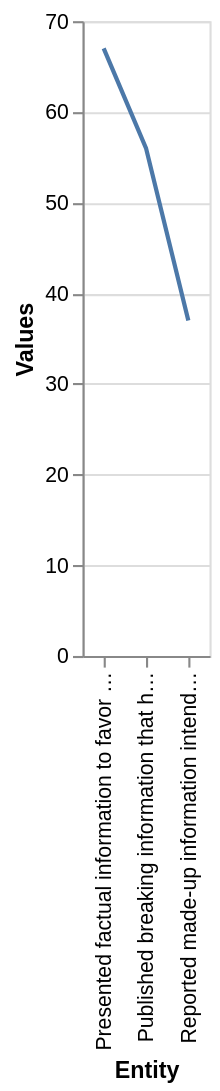

Vega-Lite specification stored for this chart:
### Vega-Lite specification from a JSON file in a GitHub repository (floating-point values rounded to 4 significant figures)
{"$schema": "https://vega.github.io/schema/vega-lite/v5.json", "description": "Line chart auto-generated from CSV", "data": {"values": [{"Entity": "Reported made-up information intended to mislead the public", "Values": "37.0"}, {"Entity": "Published breaking information that hasn't been fully verified", "Values": "56.0"}, {"Entity": "Presented factual information to favor one side of an issue", "Values": "67.0"}]}, "mark": "line", "encoding": {"x": {"field": "Entity", "type": "ordinal"}, "y": {"field": "Values", "type": "quantitative"}}}
